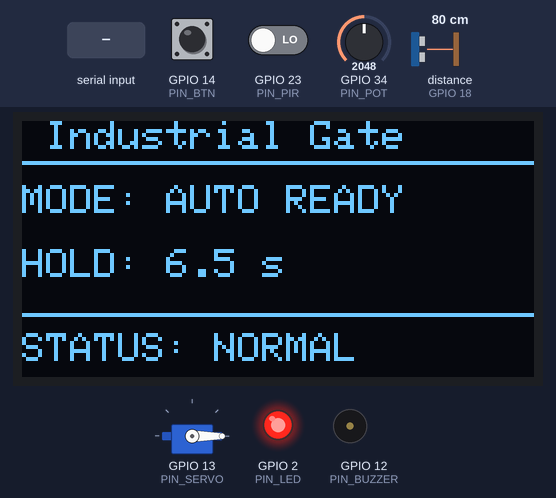
Simulated run of this sketch. Board: ESP32. Shown: servo, 128×64 one-colour display, output pins drawn as LEDs (lit = HIGH), buzzer (waves = sounding). Wiring (from diagram.json): ultrasonic range finder: trigger GPIO 5; echo GPIO 18. Dashed ring = blinking. The inputs (shaded band) are chosen by the test bench; at power-on: GPIO 23 (PIN_PIR) LOW, distance to the obstacle (sensor on GPIO 18) 80 cm, GPIO 14 (PIN_BTN) HIGH, GPIO 34 (PIN_POT) = 2048. The echo pulse lasts 58.3 µs per cm; pins used as bus, display or sensor lines are not drawn; what the sketch prints to the serial monitor is not drawn.

Above: at 1.2 s.
1.3 s: GPIO 23 (PIN_PIR) driven HIGH
At 3.8 s:
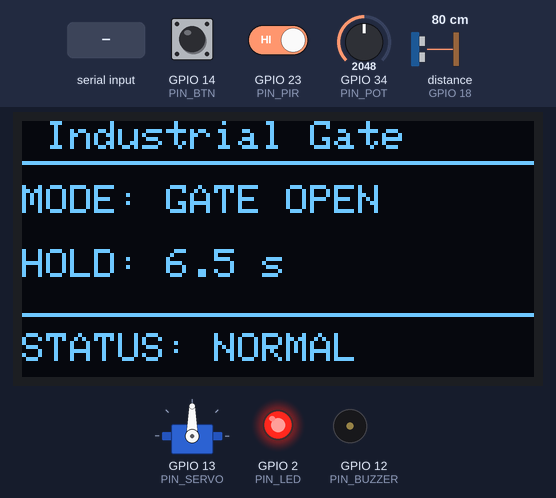
4.0 s: distance to the obstacle (sensor on GPIO 18) set to 4 cm
7.0 s: distance to the obstacle (sensor on GPIO 18) set to 17 cm
At 9.89 s:
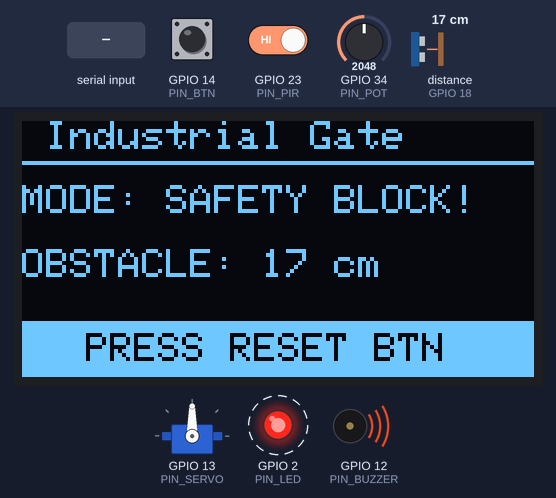
10.0 s: distance to the obstacle (sensor on GPIO 18) set to 22 cm
At 10.19 s:
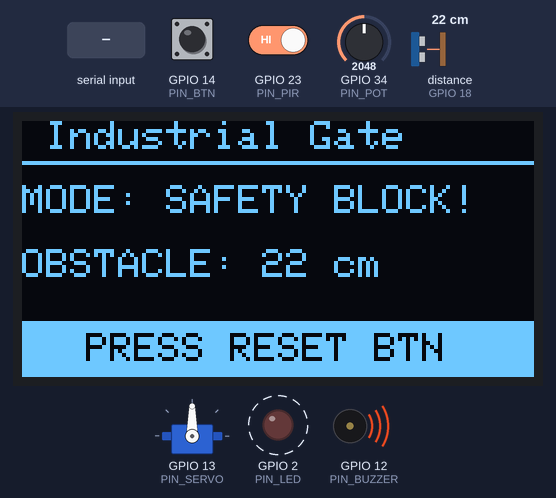
11.5 s: GPIO 14 (PIN_BTN) pulled LOW for 0.15 s
At 12.0 s:
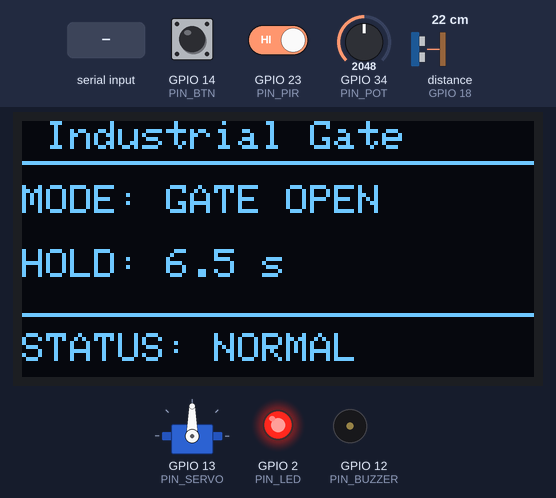
13.1 s: "m" received over Serial
At 13.8 s:
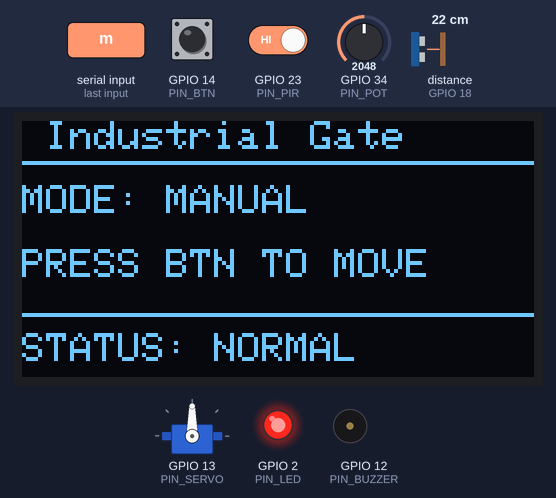
Timing chart, 0 to 31.3 s (numbered marks = the images above; inputs shaded):
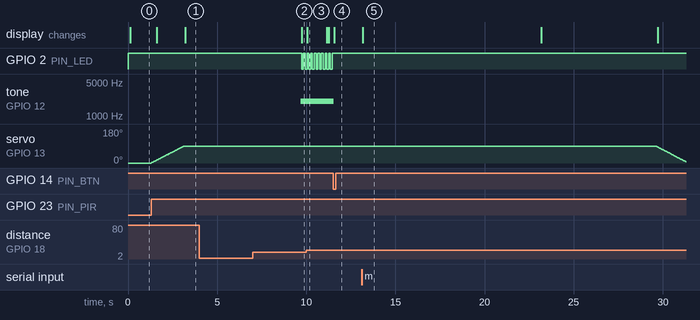

The sketch:

sketch.ino
```cpp
/**
 * @brief Secure Industrial Loading Gate - Scenario 1
 * @details Three modes: Autonomous, Manual, Safety Halt (Option C)
 * @CBNumber : CB015780
 */

#include <Arduino.h>
#include <Wire.h>
#include <Adafruit_GFX.h>
#include <Adafruit_SSD1306.h>
#include <ESP32Servo.h>

// ===================== PINS =====================
#define PIN_SERVO      13
#define PIN_PIR        23
#define PIN_POT        34
#define PIN_BUZZER     12
#define PIN_BTN        14
#define PIN_TRIG       5
#define PIN_ECHO       18
#define PIN_LED        2

// ===================== SETTINGS =====================
#define OLED_ADDR      0x3C
#define GATE_CLOSED    0
#define GATE_OPEN      90
#define SAFE_DIST      20      // cm
#define STEP_MS        15      // servo step speed

// ===================== STATES =====================
enum State {
  IDLE,
  OPENING,
  HOLD,
  CLOSING,
  MANUAL,
  SAFETY
};

// ===================== OBJECTS =====================
Adafruit_SSD1306 oled(128, 64, &Wire, -1);
Servo gate;

// ===================== VARIABLES =====================
State state = IDLE;

int angle = GATE_CLOSED;
long dist = 999;
unsigned long holdTime = 4000;

unsigned long tState = 0;
unsigned long tServo = 0;
unsigned long tBuzz  = 0;
unsigned long tOled  = 0;
unsigned long tSerial = 0;
unsigned long tLed   = 0;
unsigned long tBuzzTone = 0;

bool buzzOn = false;
bool ledOn  = false;
bool manOpen = false;

// --- Hardware Timer for Buzzer (Safety Halt) ---
hw_timer_t *buzzTimer = NULL;
volatile bool buzzToggle = false;
volatile bool timerBuzzActive = false;

/**
 * @brief Toggle the buzzer output using the ESP32 hardware timer interrupt.
 * @return void
 */
void IRAM_ATTR onBuzzTimer() {
  if (timerBuzzActive) {
    buzzToggle = !buzzToggle;
    digitalWrite(PIN_BUZZER, buzzToggle);
  } else {
    digitalWrite(PIN_BUZZER, LOW);
  }
}

// ===================== FUNCTION PROTOTYPES =====================
void readSensors();
long getDistance();
void handleSerial();
void runFSM();
void showOLED();
void showSerial();
void updateLED();

// ===================== SETUP =====================
/**
 * @brief Initialise all pins and peripherals.
 * @return void
 */
void setup() {
  Serial.begin(115200);
  Serial.println("Industrial Gate Controller Ready");

  pinMode(PIN_PIR, INPUT);
  pinMode(PIN_POT, INPUT);
  pinMode(PIN_BTN, INPUT_PULLUP);
  pinMode(PIN_BUZZER, OUTPUT);
  pinMode(PIN_TRIG, OUTPUT);
  pinMode(PIN_ECHO, INPUT);
  pinMode(PIN_LED, OUTPUT);

  digitalWrite(PIN_BUZZER, LOW);
  digitalWrite(PIN_LED, HIGH);

  buzzTimer = timerBegin(1000000);
  timerAttachInterrupt(buzzTimer, &onBuzzTimer);
  timerAlarm(buzzTimer, 250, true, 0);

  ESP32PWM::allocateTimer(0);
  gate.setPeriodHertz(50);
  gate.attach(PIN_SERVO, 500, 2400);
  gate.write(GATE_CLOSED);

  if (!oled.begin(SSD1306_SWITCHCAPVCC, OLED_ADDR)) {
    Serial.println("OLED failed");
    while (1);
  }

  oled.clearDisplay();
  oled.setTextColor(SSD1306_WHITE);
  oled.setTextSize(1);
  oled.setCursor(10, 20);
  oled.println("INDUSTRIAL GATE");
  oled.setCursor(10, 35);
  oled.println("AUTO - READY");
  oled.display();
}

// ===================== MAIN LOOP =====================
/**
 * @brief Execute the main non-blocking control loop.
 * @return void
 */
void loop() {
  readSensors();
  handleSerial();
  runFSM();
  showOLED();
  showSerial();
  updateLED();
}

// ===================== SENSORS =====================
/**
 * @brief Read the potentiometer and ultrasonic sensor.
 * @return void
 */
void readSensors() {
  int pot = analogRead(PIN_POT);

  // ADC value 0-4095 controls hold delay from 3-10 seconds.
  holdTime = map(pot, 0, 4095, 3000, 10000);

  dist = getDistance();
}

/**
 * @brief Measure distance using the HC-SR04 ultrasonic sensor.
 * @return Distance in centimetres, or 999 when no echo is received.
 */
long getDistance() {
  digitalWrite(PIN_TRIG, LOW);
  delayMicroseconds(2);

  digitalWrite(PIN_TRIG, HIGH);
  delayMicroseconds(10);

  digitalWrite(PIN_TRIG, LOW);

  long us = pulseIn(PIN_ECHO, HIGH, 25000);

  if (us == 0) {
    return 999;
  }

  return us * 0.0343 / 2;
}

// ===================== STATE MACHINE =====================
/**
 * @brief Run the gate finite state machine and handle state transitions.
 * @return void
 */
void runFSM() {
  unsigned long now = millis();

  switch (state) {

    // ---------- IDLE ----------
    case IDLE:

      digitalWrite(PIN_BUZZER, LOW);
      buzzOn = false;

      if (digitalRead(PIN_PIR) == HIGH) {
        Serial.println("[AUTO] Vehicle detected - Opening");
        state = OPENING;
        tState = now;
      }
      break;

    // ---------- OPENING ----------
    case OPENING:
      if (now - tServo >= STEP_MS) {
        tServo = now;

        if (angle < GATE_OPEN) {
          angle++;
          gate.write(angle);
        } else {
          Serial.println("[AUTO] Gate fully open");
          state = HOLD;
          tState = now;
        }
      }
      break;

    // ---------- HOLD OPEN ----------
    case HOLD:
      if (now - tState >= holdTime) {
        Serial.println("[AUTO] Hold finished - Closing");
        state = CLOSING;
        tState = now;
      }
      break;

    // ---------- CLOSING ----------
    case CLOSING:

      // Safety check
      if (dist < SAFE_DIST) {
        Serial.println("!! SAFETY HALT - Obstacle < 20cm");
        state = SAFETY;
        tState = now;
        break;
      }

      if (now - tServo >= STEP_MS) {
        tServo = now;

        if (angle > GATE_CLOSED) {
          angle--;
          gate.write(angle);
        } else {
          Serial.println("[AUTO] Gate closed - Ready");
          state = IDLE;
        }
      }
      break;

    // ---------- MANUAL ----------
    case MANUAL:

      // Safety still active
      if (dist < SAFE_DIST && angle > GATE_CLOSED) {
        Serial.println("!! SAFETY HALT in Manual Mode");
        state = SAFETY;
        tState = now;
        break;
      }

      // Button controls gate
      if (digitalRead(PIN_BTN) == LOW) {

        tState = now;
        if (now - tServo >= STEP_MS) {
          tServo = now;

          if (!manOpen && angle < GATE_OPEN) {
            angle++;
            gate.write(angle);

            if (angle >= GATE_OPEN) {
              manOpen = true;
            }

          } else if (manOpen && angle > GATE_CLOSED) {
            angle--;
            gate.write(angle);

            if (angle <= GATE_CLOSED) {
              manOpen = false;
            }
          }
        }
      }

      // Timeout back to Auto
      if (now - tState >= 10000) {
        Serial.println("[MANUAL] Timeout -> Auto");
        state = IDLE;
        tState = now;
      }
      break;

    // ---------- SAFETY HALT (Option C) ----------
    case SAFETY:

      timerBuzzActive = true;

      // Reset only if path is clear
      if (digitalRead(PIN_BTN) == LOW) {

        if (dist >= SAFE_DIST) {
          Serial.println("[RESET] Path clear - Re-opening");

          timerBuzzActive = false;

          state = OPENING;
          tState = now;

        } else {
          Serial.println("[RESET] BLOCKED - Obstacle still there");
        }
      }
      break;
  }

  // Enter Manual Mode by holding button for 2 seconds while IDLE
  if (state == IDLE && digitalRead(PIN_BTN) == LOW) {

    if (now - tState >= 2000) {
      Serial.println("[MODE] Manual Mode");

      state = MANUAL;
      tState = now;
      manOpen = false;
    }

  } else if (state == IDLE) {
    tState = now;
  }
}

// ===================== OLED =====================
/**
 * @brief Update the OLED display at approximately 10 Hz.
 * @return void
 */
void showOLED() {
  if (millis() - tOled < 100) {
    return;
  }

  tOled = millis();

  oled.clearDisplay();
  oled.setCursor(0, 0);
  oled.println(" Industrial Gate");
  oled.drawLine(0, 10, 127, 10, SSD1306_WHITE);

  oled.setCursor(0, 16);
  oled.print("MODE: ");

  if (state == IDLE)
    oled.println("AUTO READY");
  else if (state == OPENING)
    oled.println("OPENING...");
  else if (state == HOLD)
    oled.println("GATE OPEN");
  else if (state == CLOSING)
    oled.println("CLOSING...");
  else if (state == MANUAL)
    oled.println("MANUAL");
  else if (state == SAFETY)
    oled.println("SAFETY BLOCK!");

  oled.setCursor(0, 32);

  if (state == SAFETY) {
    oled.print("OBSTACLE: ");
    oled.print(dist);
    oled.println(" cm");

  } else if (state == HOLD || state == IDLE) {
    oled.print("HOLD: ");
    oled.print(holdTime / 1000.0, 1);
    oled.println(" s");

  } else if (state == MANUAL) {
    oled.println("PRESS BTN TO MOVE");

  } else {
    oled.println("PATH: CLEAR");
  }

  if (state == SAFETY) {
    oled.fillRect(0, 50, 128, 14, SSD1306_WHITE);

    oled.setTextColor(SSD1306_BLACK, SSD1306_WHITE);
    oled.setCursor(16, 53);
    oled.print("PRESS RESET BTN");

    oled.setTextColor(SSD1306_WHITE);

  } else {
    oled.drawLine(0, 48, 127, 48, SSD1306_WHITE);

    oled.setCursor(0, 53);
    oled.print("STATUS: NORMAL");
  }

  oled.display();
}

// ===================== SERIAL OUTPUT =====================
/**
 * @brief Print gate status information to the UART terminal every second.
 * @return void
 */
void showSerial() {
  if (millis() - tSerial < 1000) {
    return;
  }

  tSerial = millis();

  Serial.print("[DATA] MODE: ");

  if (state == IDLE ||
      state == OPENING ||
      state == HOLD ||
      state == CLOSING) {

    Serial.print("AUTO");

  } else if (state == MANUAL) {

    Serial.print("MANUAL");

  } else {

    Serial.print("SAFETY");
  }

  Serial.print(" | GATE: ");

  if (angle <= 0)
    Serial.print("CLOSED");
  else if (angle >= 90)
    Serial.print("OPEN");
  else
    Serial.print("MOVING");

  Serial.print(" | DIST: ");

  if (dist >= 999) {
    Serial.print("CLEAR");
  } else {
    Serial.print(dist);
    Serial.print("cm");
  }

  Serial.print(" | HOLD: ");
  Serial.print(holdTime / 1000);
  Serial.println("s");
}

// ===================== LED =====================
/**
 * @brief Control the status LED.
 * @details LED is continuously ON during normal operation and flashes
 *          rapidly during a safety halt.
 * @return void
 */
void updateLED() {
  unsigned long now = millis();

  if (state == SAFETY) {

    if (now - tLed >= 80) {
      tLed = now;

      ledOn = !ledOn;
      digitalWrite(PIN_LED, ledOn);
    }

  } else {

    digitalWrite(PIN_LED, HIGH);
  }
}

// ===================== SERIAL INPUT =====================
/**
 * @brief Handle UART commands for manual, automatic, reset and help functions.
 * @return void
 */
void handleSerial() {

  if (Serial.available()) {

    char c = Serial.read();

    switch (c) {

      case 'm':
      case 'M':
        if (state != SAFETY) {
          Serial.println("[UART] Manual Mode");
          state = MANUAL;
          tState = millis();
          manOpen = (angle >= GATE_OPEN);
        } else {
          Serial.println("[UART] SAFETY latched - clear obstacle and reset");
        }
        break;

      case 'a':
      case 'A':
        if (state != SAFETY) {
          Serial.println("[UART] Auto Mode");
          state = IDLE;
        } else {
          Serial.println("[UART] SAFETY latched - clear obstacle and reset");
        }
        break;

      case 'r':
      case 'R':
        Serial.println("[UART] Reset command");

        if (state == SAFETY) {

          dist = getDistance();

          if (dist >= SAFE_DIST) {

            Serial.println("[RESET] Path clear - Re-opening");

            timerBuzzActive = false;

            state = OPENING;
            tState = millis();

          } else {

            Serial.print("[RESET] BLOCKED at ");
            Serial.print(dist);
            Serial.println(" cm");
          }

        } else {

          Serial.println("[UART] Not in Safety Halt");
        }
        break;

      case 'h':
      case 'H':
        Serial.println("--- COMMANDS ---");
        Serial.println("m = Manual");
        Serial.println("a = Auto");
        Serial.println("r = Reset");
        Serial.println("h = Help");
        break;
    }
  }
}
```

Measured:
- after the input at 1.3 s, servo on GPIO 13 (PIN_SERVO): moves from 0° to 90° over 1.8 s, starting at once; the display: first changes after 0.31 s (image 1 shows a later state)
- after the input at 4.0 s, every drawn part: stays the same
- after the input at 7.0 s, the display: changes after 2.7 s (image 2)
- after the input at 10.0 s, the display: changes at once (image 3)
- after the input at 11.5 s, GPIO 2 (PIN_LED): stops changing and stays HIGH; tone on GPIO 12 (PIN_BUZZER): 2000 Hz → silent at once; the display: changes after 0.06 s (image 4)
- after the input at 13.1 s, the display: changes after 0.07 s (image 5)
